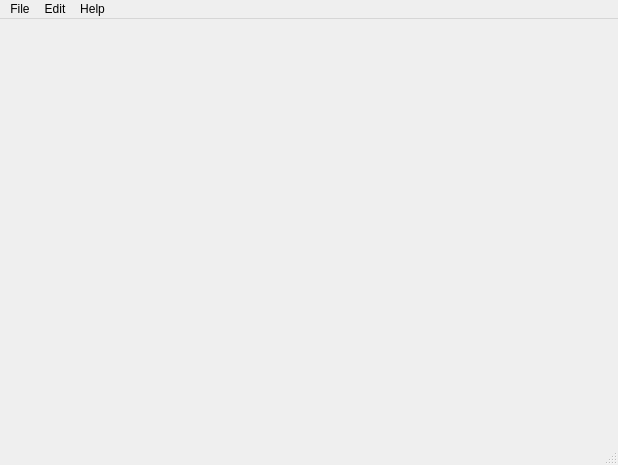
<?xml version="1.0" encoding="UTF-8"?>
<ui version="4.0">
 <class>iCurveClass</class>
 <widget class="QMainWindow" name="iCurveClass">
  <property name="geometry">
   <rect>
    <x>0</x>
    <y>0</y>
    <width>618</width>
    <height>465</height>
   </rect>
  </property>
  <property name="windowTitle">
   <string>MainWindow</string>
  </property>
  <property name="unifiedTitleAndToolBarOnMac">
   <bool>false</bool>
  </property>
  <widget class="QWidget" name="centralwidget"/>
  <widget class="QStatusBar" name="statusbar"/>
  <widget class="QMenuBar" name="menubar">
   <property name="geometry">
    <rect>
     <x>0</x>
     <y>0</y>
     <width>618</width>
     <height>18</height>
    </rect>
   </property>
   <widget class="QMenu" name="menuFile">
    <property name="tearOffEnabled">
     <bool>false</bool>
    </property>
    <property name="title">
     <string>File</string>
    </property>
    <addaction name="actionOpen"/>
    <addaction name="actionSaveAs"/>
    <addaction name="separator"/>
    <addaction name="actionClose"/>
   </widget>
   <widget class="QMenu" name="menuHelp">
    <property name="title">
     <string>Help</string>
    </property>
    <addaction name="actionAbout"/>
   </widget>
   <widget class="QMenu" name="menuTitles">
    <property name="title">
     <string>Edit</string>
    </property>
    <addaction name="actionTitle"/>
   </widget>
   <addaction name="menuFile"/>
   <addaction name="menuTitles"/>
   <addaction name="menuHelp"/>
  </widget>
  <action name="actionOpen">
   <property name="text">
    <string>Open</string>
   </property>
  </action>
  <action name="actionClose">
   <property name="text">
    <string>Close</string>
   </property>
  </action>
  <action name="actionAbout">
   <property name="text">
    <string>about</string>
   </property>
  </action>
  <action name="actionTitle">
   <property name="text">
    <string>Title</string>
   </property>
  </action>
  <action name="actionSaveAs">
   <property name="text">
    <string>Save as</string>
   </property>
  </action>
 </widget>
 <resources/>
 <connections/>
</ui>
